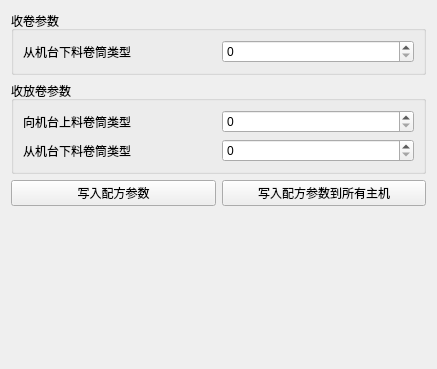
<?xml version="1.0" encoding="UTF-8"?>
<ui version="4.0">
 <class>Form</class>
 <widget class="QWidget" name="Form">
  <property name="geometry">
   <rect>
    <x>0</x>
    <y>0</y>
    <width>437</width>
    <height>369</height>
   </rect>
  </property>
  <property name="windowTitle">
   <string>Form</string>
  </property>
  <layout class="QVBoxLayout" name="verticalLayout_3">
   <item>
    <widget class="QGroupBox" name="groupBox_LY">
     <property name="title">
      <string>收卷参数</string>
     </property>
     <layout class="QVBoxLayout" name="verticalLayout_2">
      <item>
       <layout class="QHBoxLayout" name="horizontalLayout">
        <item>
         <widget class="QLabel" name="label">
          <property name="text">
           <string>从机台下料卷筒类型</string>
          </property>
         </widget>
        </item>
        <item>
         <widget class="QSpinBox" name="spinBox_DrumType">
          <property name="maximum">
           <number>999</number>
          </property>
         </widget>
        </item>
       </layout>
      </item>
     </layout>
    </widget>
   </item>
   <item>
    <widget class="QGroupBox" name="groupBox_MQ">
     <property name="title">
      <string>收放卷参数</string>
     </property>
     <layout class="QVBoxLayout" name="verticalLayout">
      <item>
       <layout class="QHBoxLayout" name="horizontalLayout_2">
        <item>
         <widget class="QLabel" name="label_2">
          <property name="text">
           <string>向机台上料卷筒类型</string>
          </property>
         </widget>
        </item>
        <item>
         <widget class="QSpinBox" name="spinBox_LoadDrumType">
          <property name="maximum">
           <number>999</number>
          </property>
         </widget>
        </item>
       </layout>
      </item>
      <item>
       <layout class="QHBoxLayout" name="horizontalLayout_3">
        <item>
         <widget class="QLabel" name="label_3">
          <property name="text">
           <string>从机台下料卷筒类型</string>
          </property>
         </widget>
        </item>
        <item>
         <widget class="QSpinBox" name="spinBox_UnLoadDrumType">
          <property name="maximum">
           <number>999</number>
          </property>
         </widget>
        </item>
       </layout>
      </item>
     </layout>
    </widget>
   </item>
   <item>
    <layout class="QHBoxLayout" name="horizontalLayout_4" stretch="1,1">
     <item>
      <widget class="QPushButton" name="pushButton_write">
       <property name="text">
        <string>写入配方参数</string>
       </property>
      </widget>
     </item>
     <item>
      <widget class="QPushButton" name="pushButton_write_all">
       <property name="text">
        <string>写入配方参数到所有主机</string>
       </property>
      </widget>
     </item>
    </layout>
   </item>
   <item>
    <spacer name="verticalSpacer">
     <property name="orientation">
      <enum>Qt::Orientation::Vertical</enum>
     </property>
     <property name="sizeHint" stdset="0">
      <size>
       <width>20</width>
       <height>229</height>
      </size>
     </property>
    </spacer>
   </item>
  </layout>
 </widget>
 <resources/>
 <connections/>
</ui>
